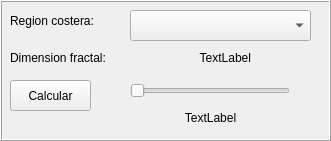
     <widget class="QFrame" name="frame_2">
      <property name="geometry">
       <rect>
        <x>20</x>
        <y>30</y>
        <width>331</width>
        <height>141</height>
       </rect>
      </property>
      <property name="frameShape">
       <enum>QFrame::Box</enum>
      </property>
      <property name="frameShadow">
       <enum>QFrame::Raised</enum>
      </property>
      <widget class="QLabel" name="label_7">
       <property name="geometry">
        <rect>
         <x>10</x>
         <y>10</y>
         <width>121</width>
         <height>21</height>
        </rect>
       </property>
       <property name="text">
        <string>Region costera:</string>
       </property>
      </widget>
      <widget class="QComboBox" name="comboBoxRegion">
       <property name="geometry">
        <rect>
         <x>130</x>
         <y>10</y>
         <width>181</width>
         <height>31</height>
        </rect>
       </property>
      </widget>
      <widget class="QLabel" name="label_8">
       <property name="geometry">
        <rect>
         <x>10</x>
         <y>50</y>
         <width>141</width>
         <height>16</height>
        </rect>
       </property>
       <property name="text">
        <string>Dimension fractal:</string>
       </property>
      </widget>
      <widget class="QLabel" name="labelDimension">
       <property name="geometry">
        <rect>
         <x>150</x>
         <y>50</y>
         <width>101</width>
         <height>16</height>
        </rect>
       </property>
       <property name="text">
        <string>TextLabel</string>
       </property>
       <property name="alignment">
        <set>Qt::AlignRight|Qt::AlignTrailing|Qt::AlignVCenter</set>
       </property>
      </widget>
      <widget class="QPushButton" name="buttonCalcularDimension">
       <property name="geometry">
        <rect>
         <x>10</x>
         <y>80</y>
         <width>81</width>
         <height>31</height>
        </rect>
       </property>
       <property name="text">
        <string>Calcular</string>
       </property>
      </widget>
      <widget class="QSlider" name="horizontalSlider">
       <property name="geometry">
        <rect>
         <x>130</x>
         <y>80</y>
         <width>160</width>
         <height>22</height>
        </rect>
       </property>
       <property name="maximum">
        <number>255</number>
       </property>
       <property name="orientation">
        <enum>Qt::Horizontal</enum>
       </property>
       <property name="invertedAppearance">
        <bool>false</bool>
       </property>
      </widget>
      <widget class="QLabel" name="labelColor">
       <property name="geometry">
        <rect>
         <x>160</x>
         <y>110</y>
         <width>101</width>
         <height>16</height>
        </rect>
       </property>
       <property name="text">
        <string>TextLabel</string>
       </property>
       <property name="alignment">
        <set>Qt::AlignCenter</set>
       </property>
      </widget>
     </widget>
